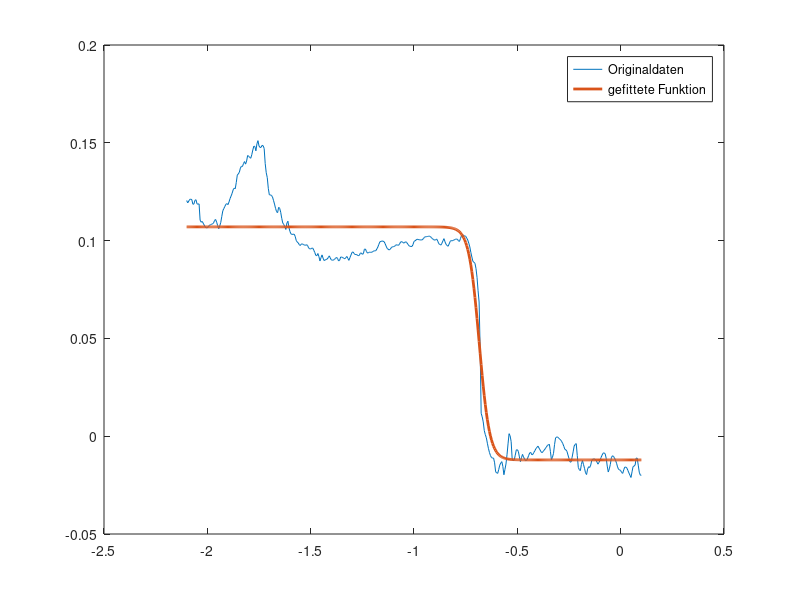

Write MATLAB code to recreate this figure.
%-- Kap_07_Strassenkante.m
function strassenkante
%-- nichtlinearen Fit berechnen mit dem Newtonverfahren
 load strasse.txt %-- einlesen der (x,y)-Wertepaare
 global xi yi %-- (x,y)-Werte global halten
 xi = strasse(:,1); yi = strasse(:,2); nx = length(xi)
 plot(xi,yi); hold on  %-- Rohdaten plotten
%-- Startwerte fuer a,b,c schaetzen
 a = min(yi); b = max(yi)-a; 
 diff = abs(yi(2:nx)-yi(1:nx-1)); [diffmax,ii] = max(diff); 
 c = xi(ii); %-- Position der max. Aenderung in y
 params = [a;b;c];
%-- Newtonverfahren aufrufen und Ergebnis plotten
 tol = 1.0e-6; x0 = [a;b;c];
 xres = newton(@fcn,x0,tol);
 y_fit = fit_fcn(xi,xres);
 plot(xi,y_fit,'Linewidth',2)
 legend('Originaldaten','gefittete Funktion');

function y = fit_fcn(x,params)
 p = 0.025; %-- bleibt unveraendert
 a = params(1); b = params(2); c = params(3);
 y = a + b./(exp((x-c)/p)+1);

function x = newton(fcn,x0,tol)
%-- berechnet Nullstelle von fcn mit Genauigkeit tol und Startwert x0
 h = 2*tol; x = x0; nit = 0;
 while (norm(h) > tol) && (nit < 20) %-- max. 20 Iterationen
   nit = nit + 1;
   J = jac(x,fcn);  b = fcn(x); 
   h = -J\b; x = x + h;
 end 

function f = fcn(x)
 global xi yi 
 f0 = fit_fcn(xi,x);
 a = x(1); b = x(2); c = x(3); p = 0.025;
 expp = exp( (xi-c)/p );
 f(1,1) = sum(f0-yi);
 f(2,1) = sum( (f0-yi)./(expp + 1) );
 f(3,1) = sum( (f0-yi)*b/p.* expp./(expp+1).^2 );

function J = jac(x,f)
%-- numerische Jacobimatrix der Fkt f an der Stelle x
 f0 = f(x);
 for i = 1:length(x)
    h = sqrt(eps)*max(1.0e-8,abs(x(i)));
    x1 = x; x1(i) = x1(i) + h;
    J(:,i) = (f(x1)-f0)/h;  %-- komplette Spalte von J 
 end


